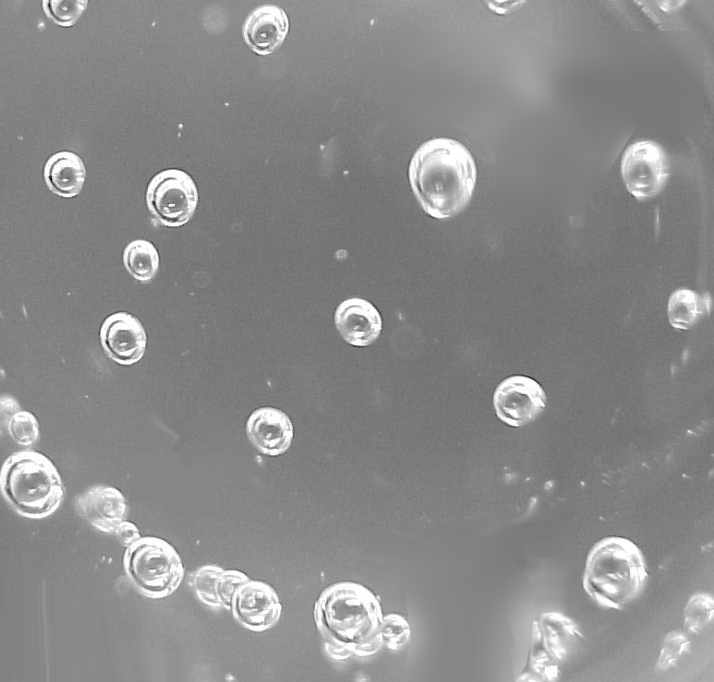
%> input picture final_project/FigP1127_bubbles-0.png, 714 x 682 px
$ octave blur_approach.m   (GNU Octave 9; MATLAB toolbox functions it lacks are replaced by stand-ins)
%> lines starting %> are read from the running program, lines starting %| are printed output that depends on the picture
rgb = imread('FigP1127_bubbles-0.png'); %load image
%> rgb is the input picture: size 682x714 uint8; min 4, max 255, mean 138.6
rgb = im2double(rgb);
%> rgb: size 682x714 double
f1=figure;figure(f1);imshow(rgb); title('Original image');
%rgb2 = rgb2gray(rgb); %change it to gray
%f2=figure;figure(f2);imshow(rgb2);title('Changed to grayscale');
rgb2 = imcomplement(rgb); %invert the color
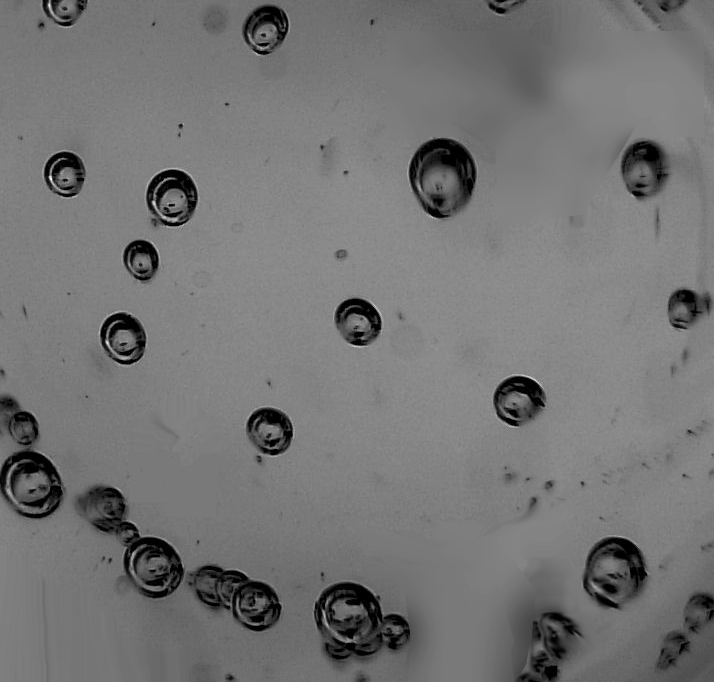
%> rgb2: size 682x714 double; min 0, max 0.984, mean 0.457
f3=figure;figure(f3);imshow(rgb2);title('Inverted color');
rgb2 = adapthisteq(rgb2, 'ClipLimit', 0.1); %enhance contract
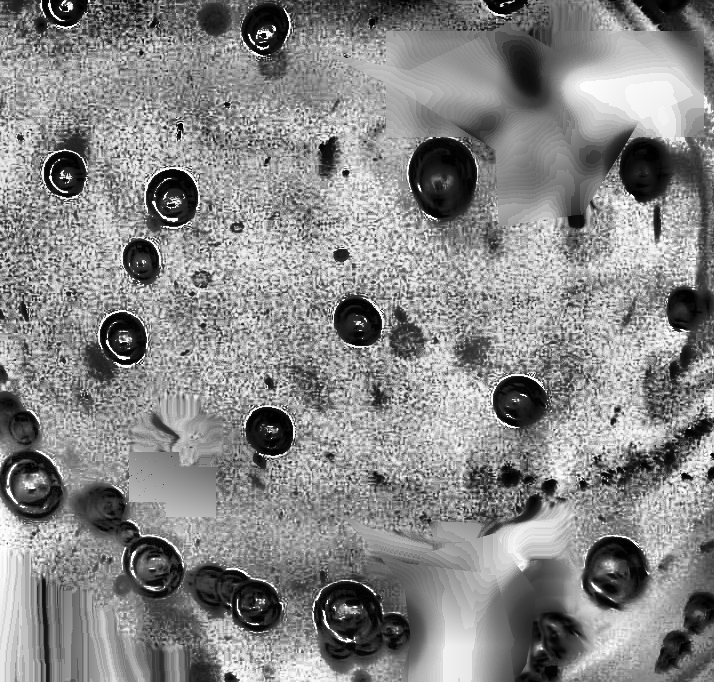
%> rgb2: size 682x714 double; min 0, max 1, mean 0.531
f4=figure;figure(f4);imshow(rgb2);title('Contrast enhanced');

%B = (1/159).*[2 4 5 4 2; 4 9 12 9 4; 5 12 15 12 5; 4 9 12 9 4; 2 4 5 4 2];
B = (1/16).*[1 2 1; 2 4 2; 1 2 1];

blurred_im = conv2(double(rgb2), double(B));
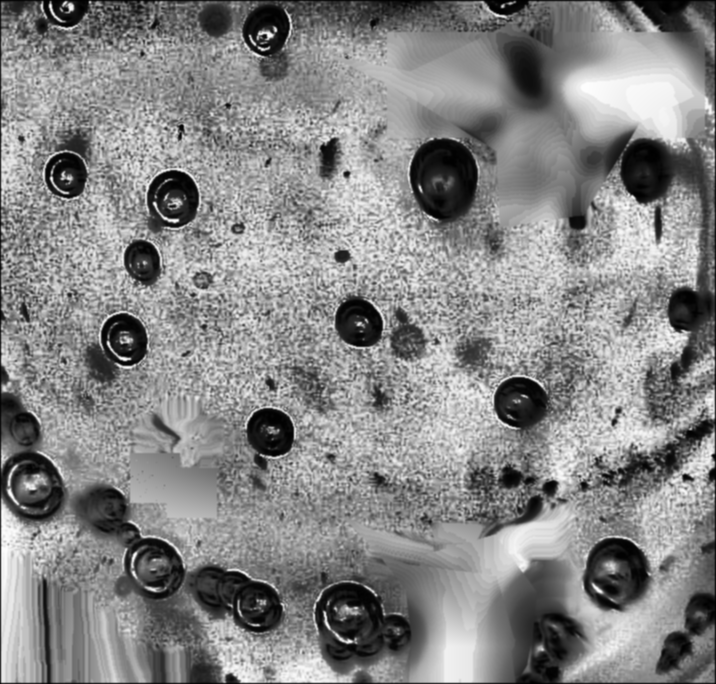
%> blurred_im: size 684x716 double; min 0.00063, max 0.999, mean 0.528
figure; imshow(blurred_im); title('Blurred Image');

blurred_im2 = conv2(double(blurred_im), double(B));
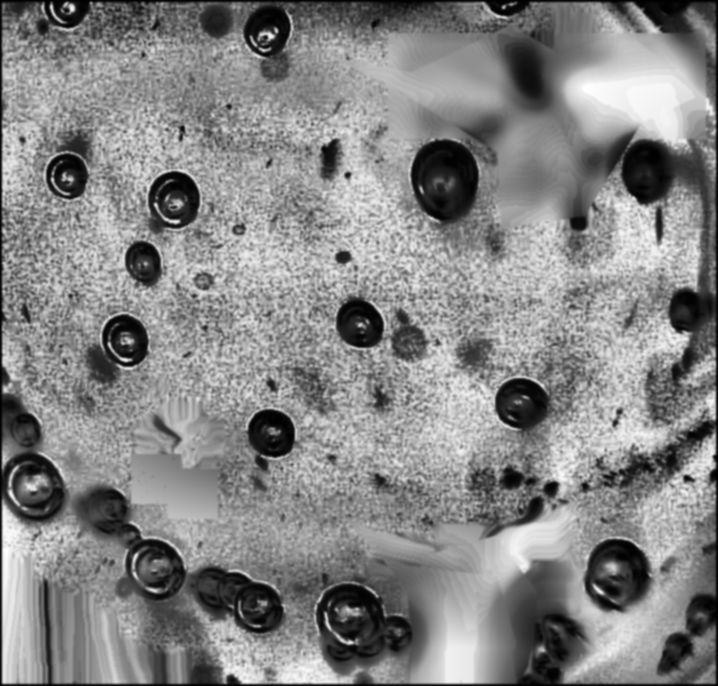
%> blurred_im2: size 686x718 double; min 0.00018, max 0.995, mean 0.525
figure; imshow(blurred_im2); title('Blurred Image');
